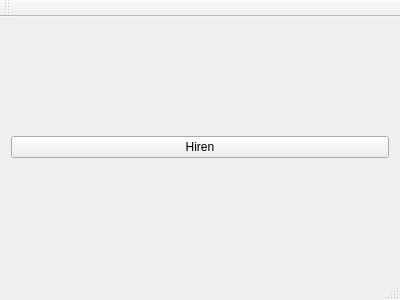
<?xml version="1.0" encoding="UTF-8"?>
<ui version="4.0">
 <class>MainWindow</class>
 <widget class="QMainWindow" name="MainWindow">
  <property name="geometry">
   <rect>
    <x>0</x>
    <y>0</y>
    <width>400</width>
    <height>300</height>
   </rect>
  </property>
  <property name="windowTitle">
   <string>MainWindow</string>
  </property>
  <widget class="QWidget" name="centralWidget">
   <layout class="QVBoxLayout" name="verticalLayout_2">
    <item>
     <layout class="QVBoxLayout" name="verticalLayout">
      <item>
       <widget class="QPushButton" name="pushButton">
        <property name="text">
         <string>Hiren</string>
        </property>
       </widget>
      </item>
     </layout>
    </item>
   </layout>
  </widget>
  <widget class="QMenuBar" name="menuBar">
   <property name="geometry">
    <rect>
     <x>0</x>
     <y>0</y>
     <width>400</width>
     <height>27</height>
    </rect>
   </property>
  </widget>
  <widget class="QToolBar" name="mainToolBar">
   <attribute name="toolBarArea">
    <enum>TopToolBarArea</enum>
   </attribute>
   <attribute name="toolBarBreak">
    <bool>false</bool>
   </attribute>
  </widget>
  <widget class="QStatusBar" name="statusBar"/>
 </widget>
 <layoutdefault spacing="6" margin="11"/>
 <resources/>
 <connections/>
</ui>
